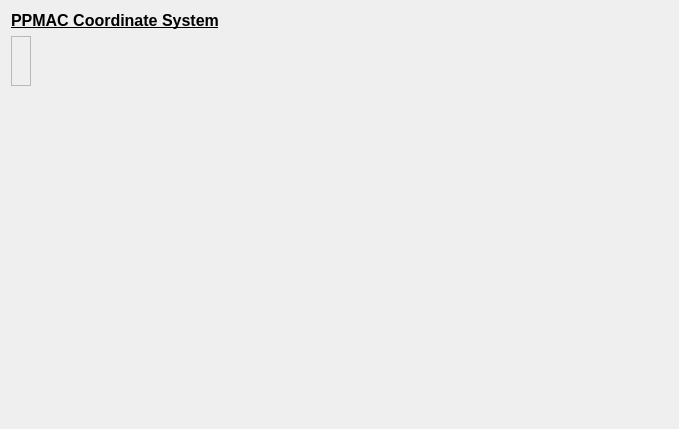
<?xml version="1.0" encoding="UTF-8"?>
<ui version="4.0">
 <class>Form</class>
 <widget class="QWidget" name="Form">
  <property name="geometry">
   <rect>
    <x>0</x>
    <y>0</y>
    <width>679</width>
    <height>429</height>
   </rect>
  </property>
  <property name="windowTitle">
   <string>Form</string>
  </property>
  <layout class="QFormLayout" name="formLayout">
   <item row="0" column="0">
    <widget class="QLabel" name="label_6">
     <property name="font">
      <font>
       <pointsize>12</pointsize>
       <weight>75</weight>
       <bold>true</bold>
       <underline>true</underline>
      </font>
     </property>
     <property name="text">
      <string>PPMAC Coordinate System</string>
     </property>
    </widget>
   </item>
   <item row="1" column="0">
    <widget class="QFrame" name="frame">
     <property name="frameShape">
      <enum>QFrame::StyledPanel</enum>
     </property>
     <property name="frameShadow">
      <enum>QFrame::Raised</enum>
     </property>
     <layout class="QVBoxLayout" name="verticalLayout">
      <item>
       <widget class="QEForm" name="qeform_2">
        <property name="uiFile" stdset="0">
         <string>ppmac1cs_motor.ui</string>
        </property>
        <property name="variableSubstitutions" stdset="0">
         <string>MOTOR=$(PMAC):CS$(CS):$(AX1)</string>
        </property>
       </widget>
      </item>
      <item>
       <widget class="QEForm" name="qeform_3">
        <property name="uiFile" stdset="0">
         <string>ppmac1cs_motor.ui</string>
        </property>
        <property name="variableSubstitutions" stdset="0">
         <string>MOTOR=$(PMAC):CS$(CS):$(AX2)</string>
        </property>
       </widget>
      </item>
      <item>
       <widget class="QEForm" name="qeform_4">
        <property name="uiFile" stdset="0">
         <string>ppmac1cs_motor.ui</string>
        </property>
        <property name="variableSubstitutions" stdset="0">
         <string>MOTOR=$(PMAC):CS$(CS):$(AX3)</string>
        </property>
       </widget>
      </item>
      <item>
       <widget class="QEForm" name="qeform_5">
        <property name="uiFile" stdset="0">
         <string>ppmac1cs_motor.ui</string>
        </property>
        <property name="variableSubstitutions" stdset="0">
         <string>MOTOR=$(PMAC):CS$(CS):$(AX4)</string>
        </property>
       </widget>
      </item>
      <item>
       <widget class="QEForm" name="qeform_6">
        <property name="uiFile" stdset="0">
         <string>ppmac1cs_motor.ui</string>
        </property>
        <property name="variableSubstitutions" stdset="0">
         <string>MOTOR=$(PMAC):CS$(CS):$(AX5)</string>
        </property>
       </widget>
      </item>
      <item>
       <widget class="QEForm" name="qeform_7">
        <property name="uiFile" stdset="0">
         <string>ppmac1cs_motor.ui</string>
        </property>
        <property name="variableSubstitutions" stdset="0">
         <string>MOTOR=$(PMAC):CS$(CS):$(AX6)</string>
        </property>
       </widget>
      </item>
     </layout>
    </widget>
   </item>
   <item row="1" column="1">
    <widget class="QEForm" name="qeform_8">
     <property name="uiFile" stdset="0">
      <string>ppmac_cs_status.ui</string>
     </property>
    </widget>
   </item>
  </layout>
 </widget>
 <customwidgets>
  <customwidget>
   <class>QEForm</class>
   <extends>QWidget</extends>
   <header>QEForm.h</header>
  </customwidget>
 </customwidgets>
 <resources/>
 <connections/>
</ui>
